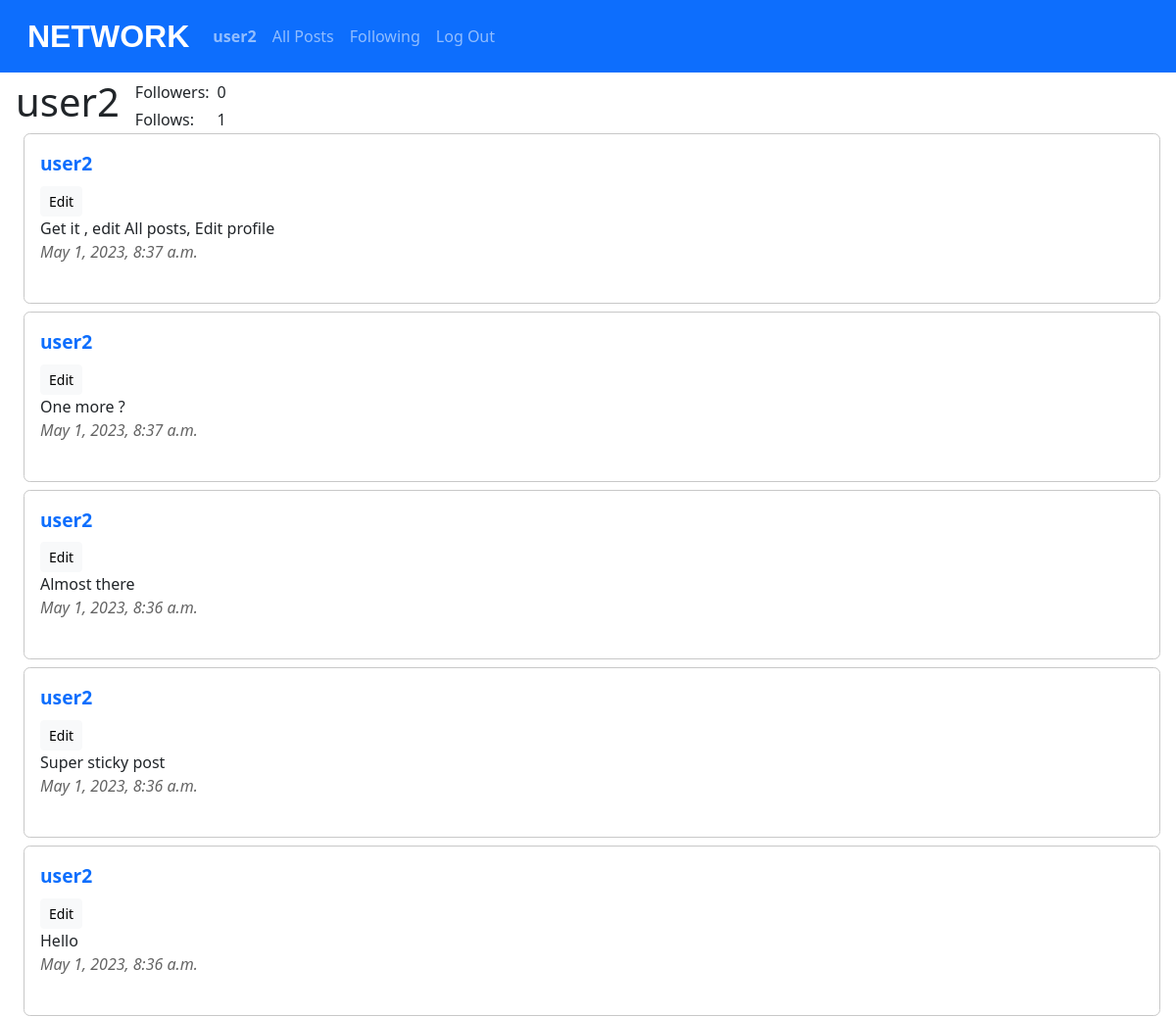
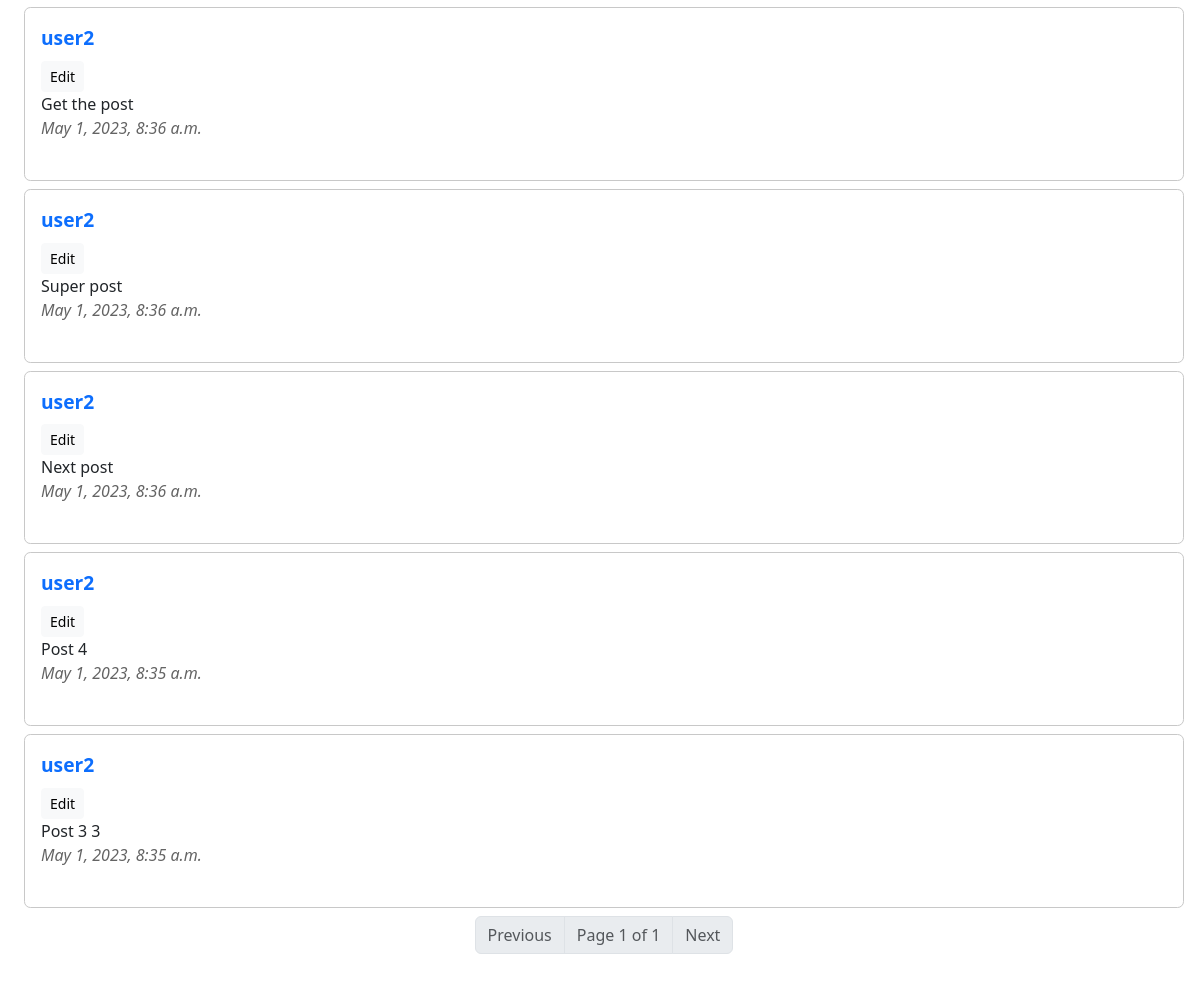
Page /profile/user2 (signed in) on the committed database (2 pictures, top to bottom).
### network/models.py (models this page shows, shortened)
class User(AbstractUser):
    pass

class Post(models.Model):
    body = models.CharField(max_length=640)                                         # Post text
    date = models.DateTimeField(auto_now_add=True)                                  # Creation date
    date_edit = models.DateTimeField(auto_now=True, blank=True)                     # Edit date
    user = models.ForeignKey(User, on_delete=models.CASCADE)                        # User
    likes = models.ManyToManyField(User, blank=True, related_name="users_likes")    # Likes

### network/views.py (the view)
# urls.py: path("profile/<str:user>", views.profile, name="profile"),
def profile(request, user):
    user = get_object_or_404(User, username=user)
    try:
        posts = Post.objects.filter(user = user)
        posts = posts.order_by("-date").all()
        paginator = Paginator(posts, 10)
        page_number = request.GET.get('page')
        page_obj = paginator.get_page(page_number)
    except:
        page_obj = False
    try:
        user_followers = len(Follow.objects.filter(followed_users = user))
    except:
        user_followers = 0
    try:
        user_follows = len(Follow.objects.get(user = user).followed_users.all())
    except:
        user_follows = 0
    current_user = False
    if user.username == str(request.user):
        current_user = True
    logged_in = False
    if request.user.is_authenticated:
        logged_in = True
    return render(request, "network/profile.html",{
        "user_name": user.username,
        "page_obj": page_obj,
        "user_follows": user_follows,
        "user_followers": user_followers,
        "current_user": current_user,
        "logged_in": logged_in
        })

### network/templates/network/profile.html (shortened to what this page needs)
{% extends "network/layout.html" %}
{% block body %}
<div id="profile_div">
    <div id="heading_div">
        <div id="profile_heading"><h1 id="heading_h1">{{ user_name }}</h1></div>
        <div id="profile_info">
            <div id="profile_followers">
                <span id="user_followers_text">Followers: </span>
                <span id="user_followers">{{ user_followers }}</span>
            </div>
            <div id="profile_following">
            <span id="user_following_text">Follows: </span>
            <span id="user_following">{{ user_follows }}</span>
            </div>
        </div>
      </div>
    <div id="profile_posts">
        <div id="all_posts">
            {% if page_obj %}
                {% for post in page_obj %}
                <div class="post">
                    <div class="post_user"><a href="{% url 'profile' post.user %}">{{ post.user }}</a></div>
                    {% if current_user %}
                    <button class="edit_button btn btn-light btn-sm" value="{{ post.id }}">Edit</button>
                    {% endif %}
                    <div class="post_body">{{ post.body }}</div>
                    <div class="post_date">{{ post.date }}</div>
                </div>
                {% endfor %}
                <nav aria-label="Page navigation example">
                    <ul class="pagination justify-content-center">
                    {% if page_obj.has_previous %}
                        <li class="page-item"><a class="page-link" href="?page={{ page_obj.previous_page_number }}">Previous</a></li>
                    {% else %}
                        <li class="page-item disabled"><a class="page-link">Previous</a></li>
                    {% endif %}
                        <li class="page-item disabled"><a class="page-link">Page {{ page_obj.number }} of {{ page_obj.paginator.num_pages }}</a></li>
                    {% if page_obj.has_next %}
                        <li class="page-item"><a class="page-link" href="?page={{ page_obj.next_page_number }}">Next</a></li>
                    {% else %}
                        <li class="page-item disabled"><a class="page-link">Next</a></li>
                    {% endif %}
                    </ul>
                </nav>
            {% else %}
            <h4>There are no posts yet!</h4>
            {% endif %}
        </div>
    </div>
</div>
{% endblock %}

### network/templates/network/layout.html (shortened to what this page needs)
{% load static %}
<!DOCTYPE html>
<html lang="en">
    <head>
        <link href="https://cdn.jsdelivr.net/npm/bootstrap@5.3.0-alpha3/dist/css/bootstrap.min.css" rel="stylesheet">
        <link href="{% static 'network/styles.css' %}" rel="stylesheet">
    </head>
    <body>
        <nav class="navbar navbar-expand-lg bg-primary fixed-top" data-bs-theme="dark">
            <div class="container-fluid">
                <a class="navbar-brand" href="{% url 'index' %}">NETWORK</a>
                <div class="collapse navbar-collapse" id="navbarTogglerDemo01">
                    <ul class="navbar-nav me-auto mb-2 mb-lg-0">
                        {% if user.is_authenticated %}
                            <li class="nav-item">
                                <a class="nav-link" href="{% url 'profile' user %}"><strong>{{ user.username }}</strong></a>
                            </li>
                        {% endif %}
                        <li class="nav-item">
                        <a class="nav-link" href="{% url 'index' %}">All Posts</a>
                        </li>
                        {% if user.is_authenticated %}
                            <li class="nav-item">
                                <a class="nav-link" href="{% url 'following' %}">Following</a>
                            </li>
                            <li class="nav-item">
                                <a class="nav-link" href="{% url 'logout' %}">Log Out</a>
                            </li>
                        {% endif %}
                    </ul>
                </div>
            </div>
          </nav>
        <div class="body">
            {% block body %}
            {% endblock %}
        </div>
    </body>
</html>

### network/static/network/styles.css (style rules this page uses)
body { margin: 2rem 1rem; }
a { text-decoration: none; }
.navbar-brand { font-size: 2rem; padding-left: 1rem; font-weight: bold; font-family:Arial, Helvetica, sans-serif; }
#all_posts { margin: 0rem 0rem 1rem 0.5rem; }
.post { padding:1rem; border: 1px solid rgb(200, 200, 200); border-radius: 0.4rem; margin-bottom: 0.5rem; transition: 0.5s background-color ease-in-out; }
.post_user { font-size: 1.2rem; font-weight: bold; margin-bottom: 0.5rem; }
.post_date { font-style: italic; color: rgb(100, 100, 100); }
#heading_div { margin-top: 5rem; display: flex; align-items: center; width: 100%; }
#profile_heading { order: 1; }
#profile_info { display: flex; flex-direction: column; align-items: left; order: 2; }
#profile_followers, #profile_following { display: flex; align-items: center; margin: 0.1rem 1rem; }
#user_followers_text, #user_following_text { width: 100%; }
#user_followers, #user_following { margin-left: 0.5rem; }

### rows in the picture
User: username "user2"
Post: user "user2", {{ post.id }} 32 (drawn), body "Get it , edit All posts, Edit profile", date "May 1, 2023, 8:37 a.m."
Post: user "user2", {{ post.id }} 31 (drawn), body "One more ?", date "May 1, 2023, 8:37 a.m."
Post: user "user2", {{ post.id }} 30 (drawn), body "Almost there", date "May 1, 2023, 8:36 a.m."
Post: user "user2", {{ post.id }} 29 (drawn), body "Super sticky post", date "May 1, 2023, 8:36 a.m."
Post: user "user2", {{ post.id }} 28 (drawn), body "Hello", date "May 1, 2023, 8:36 a.m."
Post: user "user2", {{ post.id }} 27 (drawn), body "Get the post", date "May 1, 2023, 8:36 a.m."
Post: user "user2", {{ post.id }} 26 (drawn), body "Super post", date "May 1, 2023, 8:36 a.m."
Post: user "user2", {{ post.id }} 25 (drawn), body "Next post", date "May 1, 2023, 8:36 a.m."
Post: user "user2", {{ post.id }} 24 (drawn), body "Post 4", date "May 1, 2023, 8:35 a.m."
Post: user "user2", {{ post.id }} 23 (drawn), body "Post 3 3", date "May 1, 2023, 8:35 a.m."

### other values in the picture
{{ user_followers }} "0"
{{ user_follows }} "1"
{{ page_obj.number }} "1"
{{ page_obj.paginator.num_pages }} "1"
